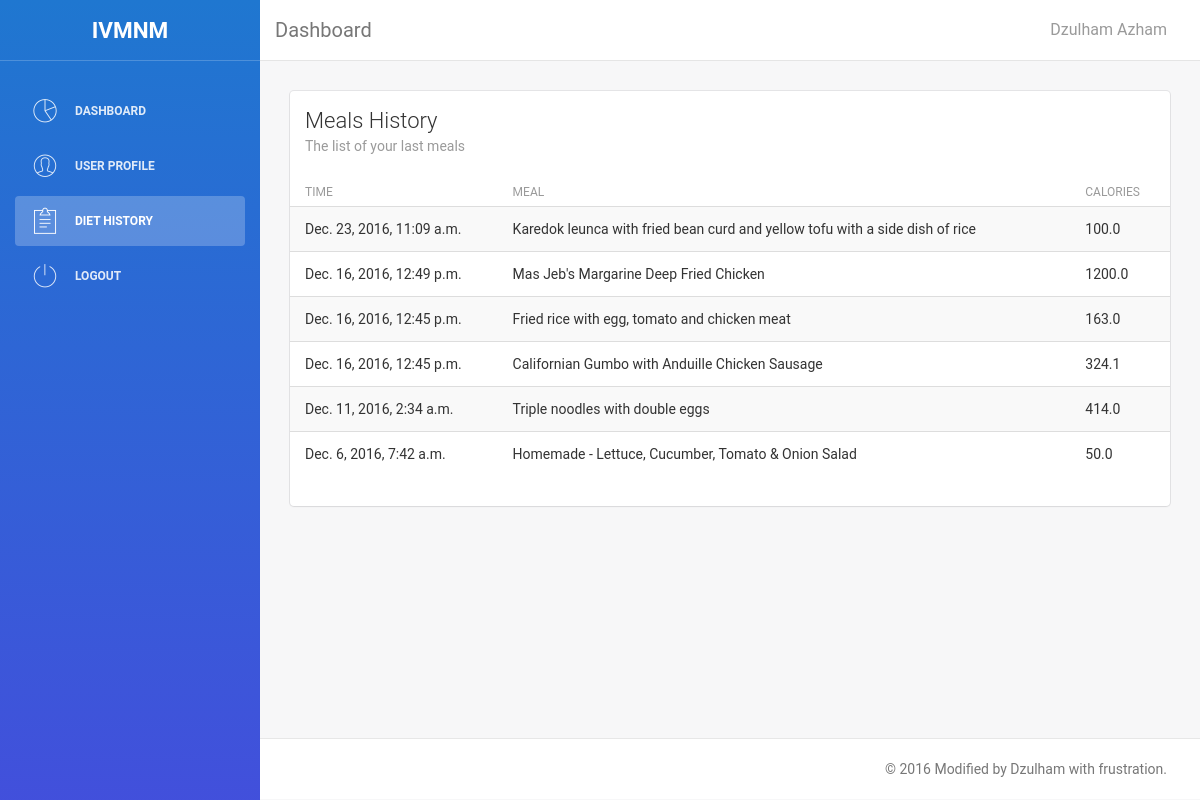
Before: /dashboard/history (signed in) with the older database file.
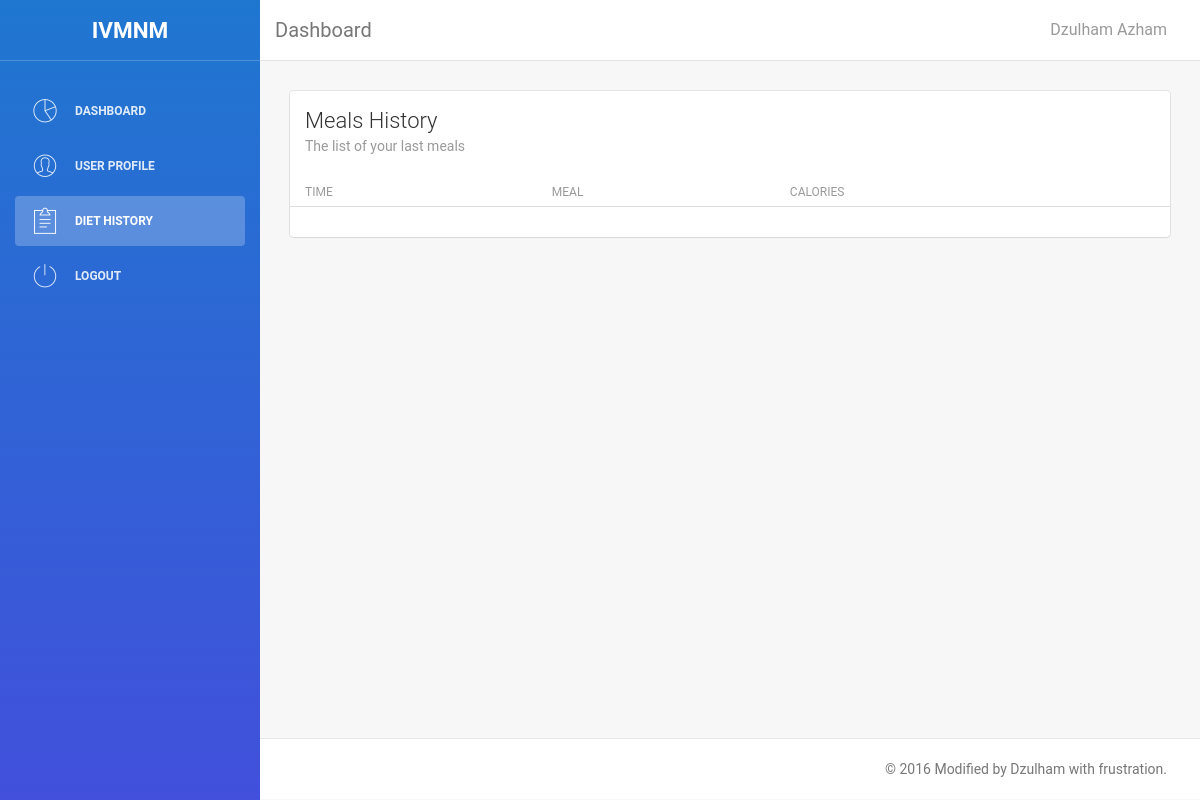
After: the same page with the newer database file.
### dashboard/models.py (models this page shows, shortened)
class History(models.Model) :
	user = models.ForeignKey(User, on_delete=models.CASCADE, default=None, blank=True, null=True)
	meal 	= models.ForeignKey(Meal, on_delete=models.CASCADE, default=None, blank=True, null=True)
	time	= models.DateTimeField(default=now)

class Meal(models.Model) :
	name	= models.CharField(max_length=1024)
	calorie	= models.FloatField()
	imgurl  = models.CharField(max_length=1024)

### dashboard/views.py (the view)
@login_required(login_url='/login')
def history(req) :
	diet_history = History.objects.order_by('time')[::-1]
	context = {'diet_history': diet_history}
	return render(req, 'dashboard/history.html', context)

### dashboard/templates/dashboard/history.html (shortened to what the changed rows need)
<!doctype html>
<html lang="en">
<head>
    <link href="/static/dashboard/css/bootstrap.min.css" rel="stylesheet" />
    <link href="/static/dashboard/css/animate.min.css" rel="stylesheet" />
    <link href="/static/dashboard/css/light-bootstrap-dashboard.css" rel="stylesheet" />
    <link href="/static/dashboard/css/font-awesome.min.css" rel="stylesheet" />
    <link href="/static/dashboard/css/font-roboto.css" rel='stylesheet' type='text/css' />
    <link href="/static/dashboard/css/pe-icon-7-stroke.css" rel="stylesheet" />
</head>
<body>
    <div class="wrapper">
        <div class="main-panel">
            <div class="content">
                <div class="container-fluid">
                    <div class="row">
                        <div class="col-md-12">
                            <div class="card">
                                <div class="content table-responsive table-full-width">
                                    <table class="table table-striped">
                                        <thead>
                                            <th>Time</th>
                                            <th>Meal</th>
                                            <th>Calories</th>
                                        </thead>
                                        <tbody>
                                            {% if diet_history %} {% for diet in diet_history %} {% if diet.user.id is user.id %}
                                            <tr>
                                                <td>{{ diet.time }}</td>
                                                <td>{{ diet.meal.name }}</td>
                                                <td>{{ diet.meal.calorie }}</td>
                                            </tr>
                                            {% endif %} {% endfor %} {% endif %}
                                        </tbody>
                                    </table>
                                </div>
                            </div>
                        </div>
                    </div>
                </div>
            </div>
        </div>
    </div>
</body>
</html>

Changed rows visible on the page:
removed History: time "Dec. 23, 2016, 11:09 a.m.", meal.name "Karedok leunca with fried bean curd and yellow tofu with a side dish of rice", meal.calorie "100.0"
removed History: time "Dec. 16, 2016, 12:49 p.m.", meal.name "Mas Jeb's Margarine Deep Fried Chicken", meal.calorie "1200.0"
removed History: time "Dec. 16, 2016, 12:45 p.m.", meal.name "Fried rice with egg, tomato and chicken meat", meal.calorie "163.0"
removed History: time "Dec. 16, 2016, 12:45 p.m.", meal.name "Californian Gumbo with Anduille Chicken Sausage", meal.calorie "324.1"
removed History: time "Dec. 11, 2016, 2:34 a.m.", meal.name "Triple noodles with double eggs", meal.calorie "414.0"
removed History: time "Dec. 6, 2016, 7:42 a.m.", meal.name "Homemade - Lettuce, Cucumber, Tomato & Onion Salad", meal.calorie "50.0"
